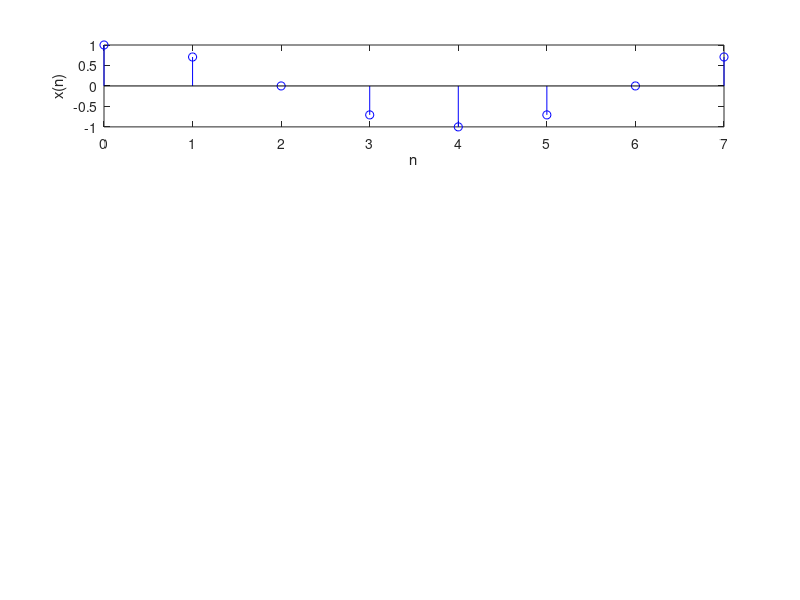

MATLAB code for this plot: (Note: this script raises an error after producing the figure.)
clc
clear all
close all

[x_n] = [1 5 4 3 3 4 5 1];
N = length(x_n);
n = 0:1:N-1;
k = 0:1:N-1;
for ii = 1:N
    % if(n(ii)==3)
    %     x_n(ii) = 1;
    % else
    %     x_n(ii) = 0;
    % end
    x_n(ii) = cos((pi/4)*n(ii));
end
subplot(4,1,1),stem(n,x_n,'b');
xlabel("n");
ylabel("x(n)");

[X] = DFT(x_n,N,n,k);
X_mag = abs(X);
X_ang = atan(imag(X)./real(X));

x_n_rec = IDFT(X,N,n,k);

subplot(4,1,2),stem(k,X_mag,'k');
xlabel("k");
ylabel("|X(k)|");

subplot(4,1,3),stem(k,X_ang,'g');
xlabel("k");
ylabel("\angle X(k)");

subplot(4,1,4),stem(n,x_n_rec,'r');
xlabel("n");
ylabel("x_r(n)");